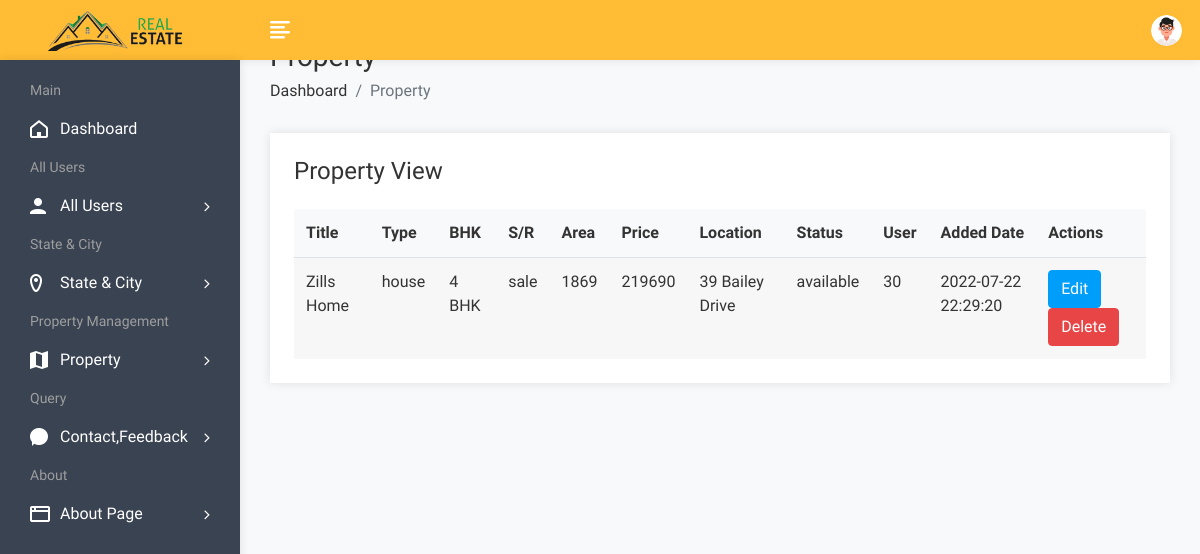
/admin/propertyview.php (signed in), run on an earlier commit of the app's database.
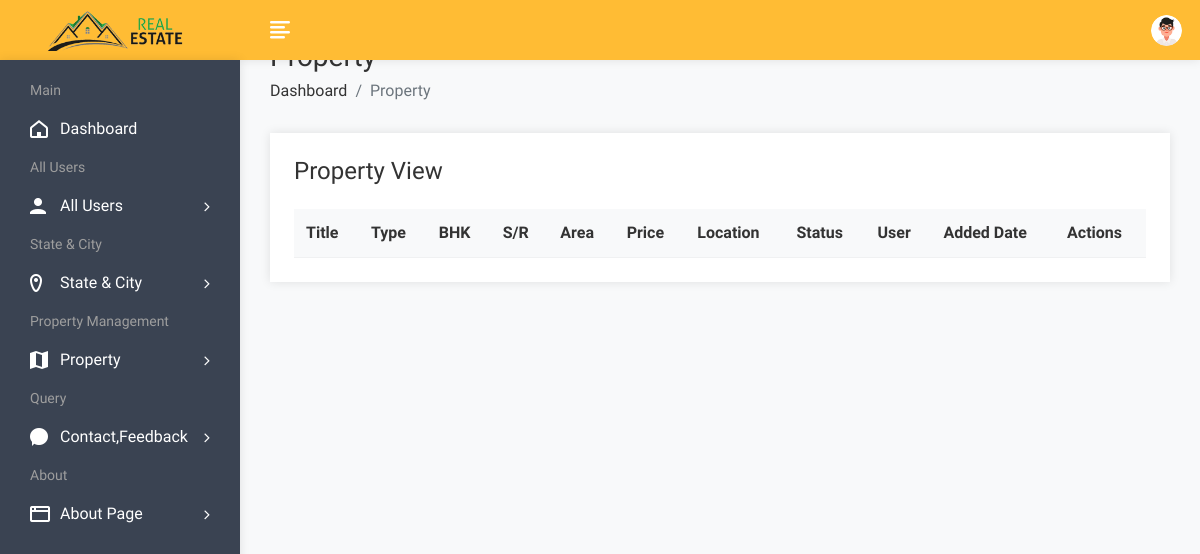
And on a later commit of the database.
### tables this page shows
CREATE TABLE `property` (
  `pid` int(50) NOT NULL,
  `title` varchar(200) NOT NULL,
  `pcontent` longtext NOT NULL,
  `type` varchar(100) NOT NULL,
  `bhk` varchar(50) NOT NULL,
  `stype` varchar(100) NOT NULL,
  `bedroom` int(50) NOT NULL,
  `bathroom` int(50) NOT NULL,
  `balcony` int(50) NOT NULL,
  `kitchen` int(50) NOT NULL,
  `hall` int(50) NOT NULL,
  `floor` varchar(50) NOT NULL,
  `size` int(50) NOT NULL,
  `price` int(50) NOT NULL,
  `location` varchar(200) NOT NULL,
  `city` varchar(100) NOT NULL,
  `state` varchar(100) NOT NULL,
  `feature` longtext NOT NULL,
  `pimage` varchar(300) NOT NULL,
  `pimage1` varchar(300) NOT NULL,
  `pimage2` varchar(300) NOT NULL,
  `pimage3` varchar(300) NOT NULL,
  `pimage4` varchar(300) NOT NULL,
  `uid` int(50) NOT NULL,
  `status` varchar(50) NOT NULL,
  `mapimage` varchar(300) NOT NULL,
  `topmapimage` varchar(300) NOT NULL,
  `groundmapimage` varchar(300) NOT NULL,
  `totalfloor` varchar(50) NOT NULL,
  `date` datetime NOT NULL DEFAULT current_timestamp(),
  `isFeatured` int(11) DEFAULT NULL
);

### admin/propertyview.php (the view, shortened to what this page needs)
<!DOCTYPE html>
<html lang="en">
<head>
        <link rel="stylesheet" href="assets/css/bootstrap.min.css">
        <link rel="stylesheet" href="assets/css/font-awesome.min.css">
        <link rel="stylesheet" href="assets/css/feathericon.min.css">
		<link rel="stylesheet" href="assets/plugins/datatables/dataTables.bootstrap4.min.css">
		<link rel="stylesheet" href="assets/plugins/datatables/responsive.bootstrap4.min.css">
		<link rel="stylesheet" href="assets/plugins/datatables/select.bootstrap4.min.css">
		<link rel="stylesheet" href="assets/plugins/datatables/buttons.bootstrap4.min.css">
        <link rel="stylesheet" href="assets/css/style.css">
    </head>
    <body>
				<?php include("header.php"); ?>
            <div class="page-wrapper">
                <div class="content container-fluid">
					<div class="page-header">
						<div class="row">
							<div class="col">
								<h3 class="page-title">Property</h3>
								<ul class="breadcrumb">
									<li class="breadcrumb-item"><a href="dashboard.php">Dashboard</a></li>
									<li class="breadcrumb-item active">Property</li>
								</ul>
							</div>
						</div>
					</div>
					<div class="row">
                            <div class="col-12">
                                <div class="card">
                                    <div class="card-body">
                                        <h4 class="header-title mt-0 mb-4">Property View</h4>
                                        <table id="datatable-buttons" class="table table-striped dt-responsive nowrap">
                                            <thead>
                                                <tr>
                                                    <th>Title</th>
                                                    <th>Type</th>
                                                    <th>BHK</th>
                                                    <th>S/R</th>
													<th>Area</th>
                                                    <th>Price</th>
                                                    <th>Location</th>
													<th>Status</th>
													<th>User</th>
                                                    <th>Added Date</th>
                                                    <th>Actions</th>
                                                </tr>
                                            </thead>
                                            <tbody>
												<?php
													$query = $pdo->query("SELECT * FROM property");
													$rows = $query->fetchAll(PDO::FETCH_NUM);
													foreach ($rows as $row) {
												?>
													<tr>
														<td><?php echo $row[1]; ?></td>
														<td><?php echo $row[3]; ?></td>
														<td><?php echo $row[4]; ?></td>
														<td><?php echo $row[5]; ?></td>
														<td><?php echo $row[12]; ?></td>
														<td><?php echo $row[13]; ?></td>
														<td><?php echo $row[14]; ?></td>
														<td><?php echo $row[24]; ?></td>
														<td><?php echo $row[23]; ?></td>
														<td><?php echo $row[29]; ?></td>
														<td>
															<a href="propertyedit.php?id=<?php echo $row[0]; ?>">
																<button class="btn btn-info">Edit</button>
															</a>
															<a href="propertydelete.php?id=<?php echo $row[0]; ?>">
																<button class="btn btn-danger">Delete</button>
															</a>
														</td>
													</tr>
												<?php
													}
												?>
											</tbody>
                                        </table>
                                    </div>
                                </div>
                            </div>
                        </div>
				</div>
			</div>
    </body>
</html>

What changed in the data, as far as the page shows it:
removed property: title "Zills Home", type "house", bhk "4 BHK", stype "sale", size "1869", price "219690", location "39 Bailey Drive", status "available", uid "30", date "2022-07-22 22:29:20"
